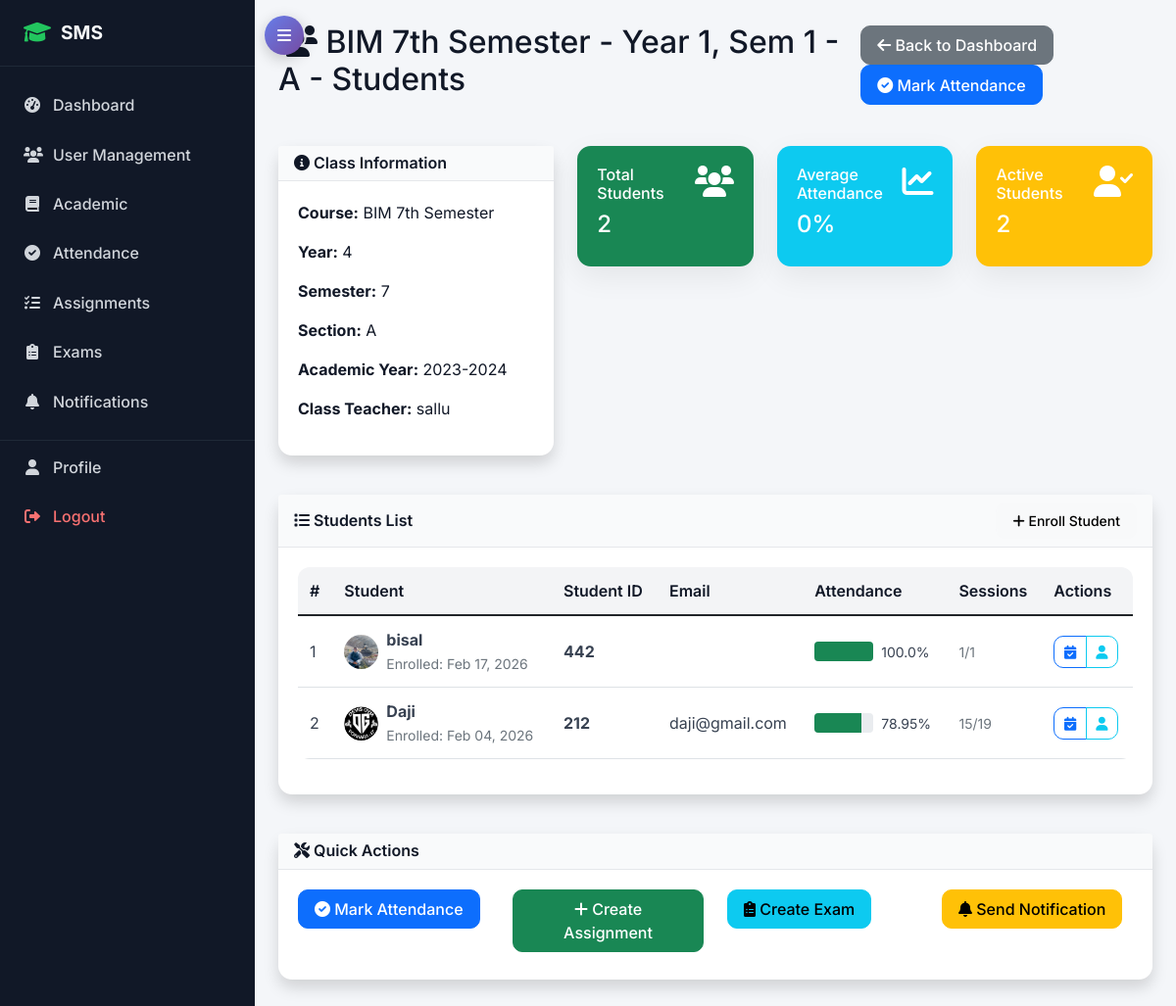
The page /academic/teacher/class/89/students/ (signed in) on the database as committed earlier.
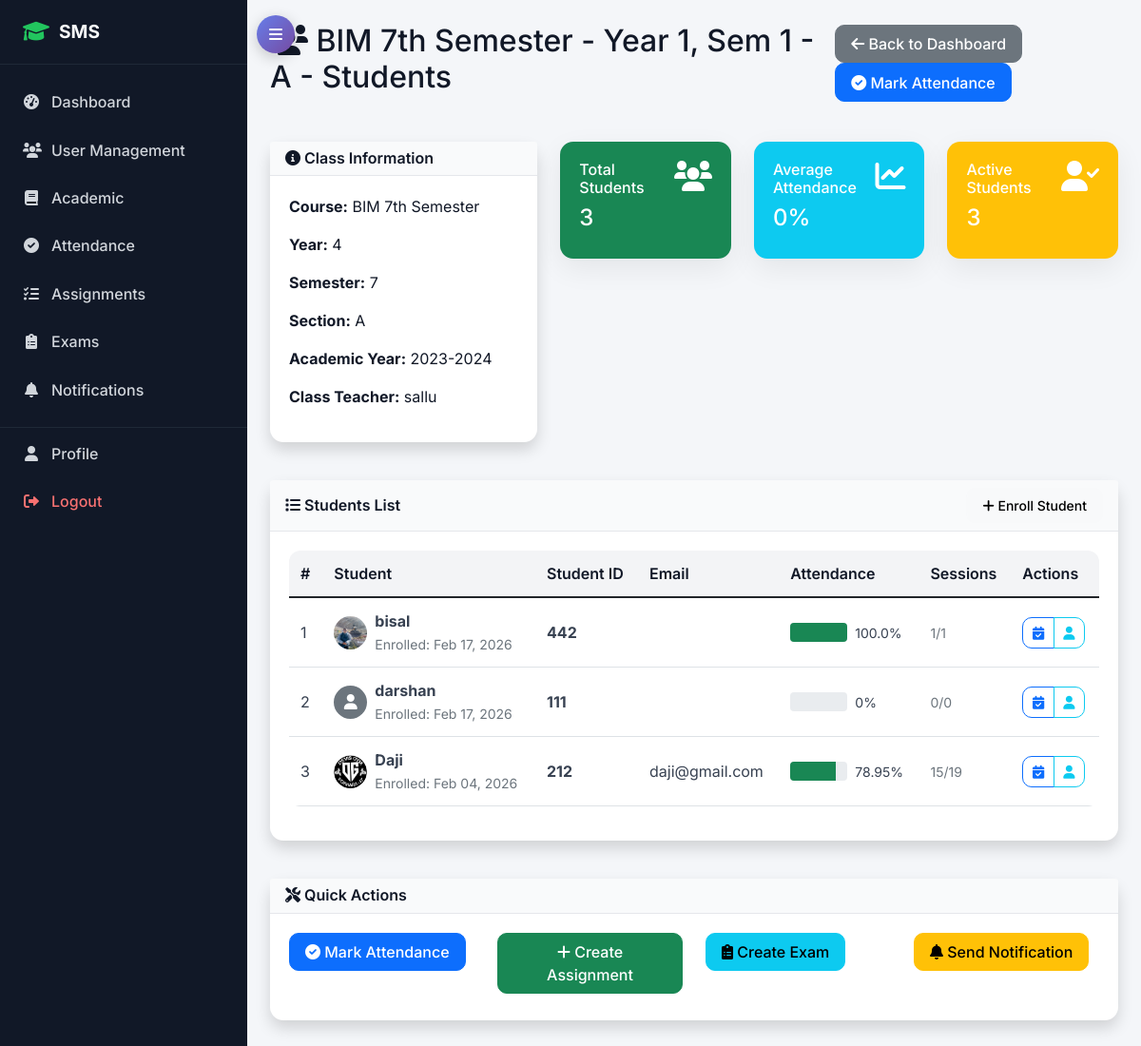
The same page on the database as committed later.
### academic/models.py (models this page shows, shortened)
class StudentEnrollment(models.Model):
    student = models.ForeignKey(StudentProfile, on_delete=models.CASCADE)
    class_enrolled = models.ForeignKey(Class, on_delete=models.CASCADE)
    enrollment_date = models.DateField(auto_now_add=True)
    is_active = models.BooleanField(default=True)
    class Meta:
        unique_together = ['student', 'class_enrolled']

### accounts/models.py (models this page shows, shortened)
class StudentProfile(models.Model):
    user = models.OneToOneField(User, on_delete=models.CASCADE, related_name='student_profile')
    student_id = models.CharField(max_length=20, unique=True)
    admission_date = models.DateField()
    guardian_name = models.CharField(max_length=100)
    guardian_phone = models.CharField(max_length=17)
    guardian_email = models.EmailField()
    emergency_contact = models.CharField(max_length=17)
    blood_group = models.CharField(max_length=5, blank=True)

class User(AbstractUser):
    USER_TYPE_CHOICES = (
        ('admin', 'Admin'),
        ('student', 'Student'),
        ('teacher', 'Teacher'),
        ('parent', 'Parent'),
    )
    user_type = models.CharField(max_length=10, choices=USER_TYPE_CHOICES)
    phone_regex = RegexValidator(regex=r'^\+?1?\d{9,15}$', message="Phone number must be entered in the format: '+999999999'. Up to 15 digits allowed.")
    phone_number = models.CharField(validators=[phone_regex], max_length=17, blank=True)
    address = models.TextField(blank=True)
    date_of_birth = models.DateField(null=True, blank=True)
    profile_picture = models.ImageField(upload_to='profile_pics/', blank=True, null=True)
    is_active = models.BooleanField(default=True)
    created_at = models.DateTimeField(auto_now_add=True)
    updated_at = models.DateTimeField(auto_now=True)

### academic/views.py (the view, shortened to what this page needs)
# urls.py: path('teacher/class/<int:class_id>/students/', views.teacher_class_students, name='teacher_class_students'),
@login_required
def teacher_class_students(request, class_id):
    class_obj = get_object_or_404(Class, id=class_id)
    enrollments = StudentEnrollment.objects.filter(
        class_enrolled=class_obj,
        is_active=True
    ).select_related('student__user').order_by('student__user__first_name', 'student__user__last_name')
    from attendance.models import AttendanceRecord
    student_data = []
    for enrollment in enrollments:
        student = enrollment.student
        attendance_records = AttendanceRecord.objects.filter(student=student)
        total_sessions = attendance_records.count()
        present_sessions = attendance_records.filter(status__in=['present', 'late']).count()
        attendance_percentage = (present_sessions / total_sessions * 100) if total_sessions > 0 else 0
        student_data.append({
            'enrollment': enrollment,
            'student': student,
            'total_sessions': total_sessions,
            'present_sessions': present_sessions,
            'attendance_percentage': round(attendance_percentage, 2)
        })
    context = {
        'class_obj': class_obj,
        'student_data': student_data,
        'can_manage': request.user.user_type in ['admin', 'teacher']
    }
    return render(request, 'academic/teacher_class_students.html', context)

### templates/academic/teacher_class_students.html (shortened to what the changed rows need)
{% extends 'base.html' %}
{% block content %}
<div class="row">
    <div class="col-12">
        <div class="d-flex justify-content-between align-items-center mb-4">
            <h2><i class="fas fa-users"></i> {{ class_obj.name }} - Students</h2>
        </div>
    </div>
</div>
<div class="row mb-4">
    <div class="col-lg-8">
        <div class="row">
            <div class="col-md-4 mb-3">
                <div class="card bg-success text-white">
                    <div class="card-body">
                        <div class="d-flex justify-content-between">
                            <div>
                                <h6>Total Students</h6>
                                <h4>{{ student_data|length }}</h4>
                            </div>
                        </div>
                    </div>
                </div>
            </div>
            <div class="col-md-4 mb-3">
                <div class="card bg-warning text-white">
                    <div class="card-body">
                        <div class="d-flex justify-content-between">
                            <div>
                                <h6>Active Students</h6>
                                <h4>{{ student_data|length }}</h4>
                            </div>
                        </div>
                    </div>
                </div>
            </div>
        </div>
    </div>
</div>
<div class="row">
    <div class="col-12">
        <div class="card shadow">
            <div class="card-body">
                {% if student_data %}
                <div class="table-responsive">
                    <table class="table table-hover">
                        <thead>
                            <tr>
                                <th>#</th>
                                <th>Student</th>
                                <th>Student ID</th>
                                <th>Email</th>
                                <th>Attendance</th>
                                <th>Sessions</th>
                                {% if can_manage %}
                                <th>Actions</th>
                                {% endif %}
                            </tr>
                        </thead>
                        <tbody>
                            {% for data in student_data %}
                            <tr>
                                <td>{{ forloop.counter }}</td>
                                <td>
                                    <div class="d-flex align-items-center">
                                        {% if data.student.user.profile_picture %}
                                            <img src="{{ data.student.user.profile_picture.url }}" class="rounded-circle me-2" width="35" height="35">
                                        {% else %}
                                            <div class="bg-secondary rounded-circle d-flex align-items-center justify-content-center me-2" style="width: 35px; height: 35px;">
                                                <i class="fas fa-user text-white"></i>
                                            </div>
                                        {% endif %}
                                        <div>
                                            <strong>{{ data.student.user.get_full_name|default:data.student.user.username }}</strong>
                                            <br><small class="text-muted">Enrolled: {{ data.enrollment.enrollment_date|date:"M d, Y" }}</small>
                                        </div>
                                    </div>
                                </td>
                                <td><strong>{{ data.student.student_id }}</strong></td>
                                <td>{{ data.student.user.email }}</td>
                                <td>
                                    <div class="d-flex align-items-center">
                                        <div class="progress me-2" style="width: 60px; height: 20px;">
                                            {% if data.attendance_percentage >= 75 %}
                                                <div class="progress-bar bg-success" style="width: {{ data.attendance_percentage }}%"></div>
                                            {% elif data.attendance_percentage >= 50 %}
                                                <div class="progress-bar bg-warning" style="width: {{ data.attendance_percentage }}%"></div>
                                            {% else %}
                                                <div class="progress-bar bg-danger" style="width: {{ data.attendance_percentage }}%"></div>
                                            {% endif %}
                                        </div>
                                        <small>{{ data.attendance_percentage }}%</small>
                                    </div>
                                </td>
                                <td>
                                    <small class="text-muted">{{ data.present_sessions }}/{{ data.total_sessions }}</small>
                                </td>
                                {% if can_manage %}
                                <td>
                                    <div class="btn-group" role="group">
                                        <a href="{% url 'attendance:view_attendance' %}?student={{ data.student.id }}" class="btn btn-sm btn-outline-primary" title="View Attendance">
                                            <i class="fas fa-calendar-check"></i>
                                        </a>
                                        <a href="{% url 'accounts:profile' %}?user={{ data.student.user.id }}" class="btn btn-sm btn-outline-info" title="View Profile">
                                            <i class="fas fa-user"></i>
                                        </a>
                                    </div>
                                </td>
                                {% endif %}
                            </tr>
                            {% endfor %}
                        </tbody>
                    </table>
                </div>
                {% endif %}
            </div>
        </div>
    </div>
</div>
{% endblock %}

Rows that differ between the two databases and show on the page:
added StudentEnrollment: student.user.get_full_name "darshan", enrollment.enrollment_date "Feb 17, 2026", student.student_id "111", attendance_percentage "0", present_sessions "0", total_sessions "0"
Other text that changed with them:
{{ student_data|length }}: "2" → "3"
